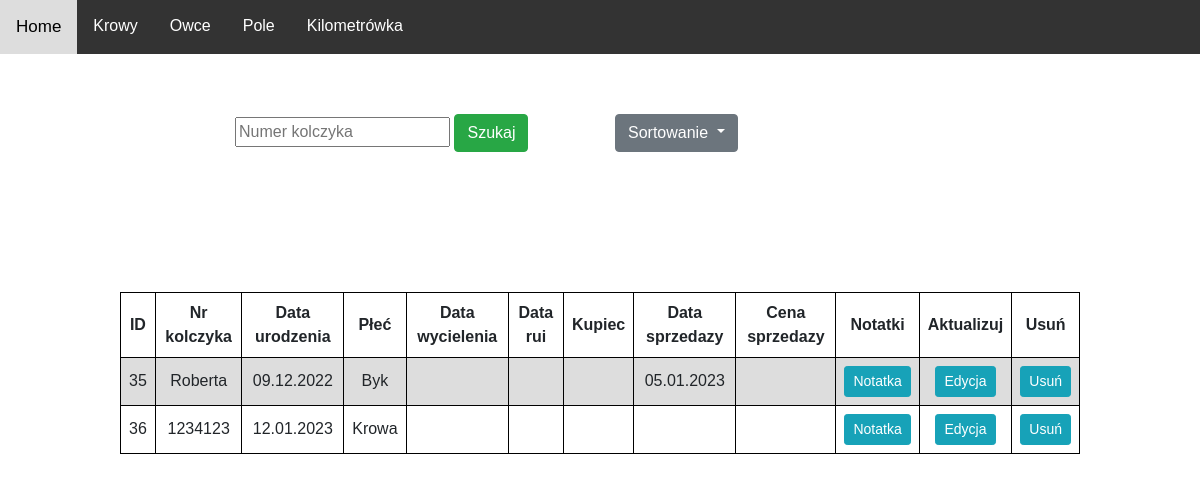
Page /cow/table/ on the committed database.
### Cows/models.py (models this page shows)
class Cow(models.Model):
    MALE = 'Byk'
    FEMALE = 'Krowa'
    SEX_CHOICES = [
        (MALE, 'Byk'),
        (FEMALE, 'Krowa'),
    ]
    earring_number = models.CharField(max_length=10, unique=True)
    birth_date = models.DateField()
    sex = models.CharField(max_length=5, choices=SEX_CHOICES)
    buyer = models.CharField(max_length=20, blank=True, null=True)
    sale_price = models.FloatField(blank=True, null=True)
    sale_date = models.DateField(blank=True, null=True, )
    calving_date = models.DateField(blank=True, null=True) #wycielenie
    estrus_date = models.DateField(blank=True, null=True) #ruja
    note = models.TextField(blank=True, max_length=1000, null=True)

### Cows/views.py (the view)
# urls.py: path('cow/table/', CowView.tableCow),
def tableCow(request):
    cows = Cow.objects.all()
    context = {
        'cows': cows,
    }
    return render(request, 'Cows/table.html', context)

### Cows/templates/Cows/table.html (shortened to what this page needs)
{% extends 'MainPage/main.html' %}
{% block content %}
<div class="container">
  <div class="row" style="margin-top:60px">
    <div class="col-md-4 offset-md-2" >
      <form action="/cow/search">
        <input type="text" name="earring_num" placeholder="Numer kolczyka">
        <button class="btn btn-success" type="submit">Szukaj</button>
      </form>
    </div>
    <div class="col-md-4" >
      <div class="dropdown" style="margin-bottom:40px" >
        <button class="btn btn-secondary dropdown-toggle" data-bs-toggle="dropdown" type="button" id="dropdownMenuButton" data-toggle="dropdown" aria-haspopup="true" aria-expanded="false">
          Sortowanie
        </button>
      </div>
    </div>
  </div>
</div>
<table class="center">
  <tr>
    <th>ID</th>
    <th>Nr kolczyka</th>
    <th>Data urodzenia</th>
    <th>Płeć</th>
    <th>Data wycielenia</th>
    <th>Data rui</th>
    <th>Kupiec</th>
    <th>Data sprzedazy</th>
    <th>Cena sprzedazy</th>
    <th>Notatki</th>
    <th>Aktualizuj</th>
    <th>Usuń</th>
  </tr>
  {% for k in cows %}
  <tr>
    <td>{{k.id}}</td>
    <td>{{k.earring_number}}</td>
    <td>{{k.birth_date|date:"d.m.Y"}}</td>
    <td>{{k.sex}}</td>
    <td>{{k.calving_date|date:"d.m.Y"}}</td>
    <td>{{k.estrus_date|date:"d.m.Y"}}</td>
    <td>{{k.buyer|default_if_none:''}}</td>
    <td>{{k.sale_date|date:"d.m.Y"}}</td>
    <td>{{k.sale_price|date:"d.m.Y"}}</td>
    <td><a class="btn btn-sm btn-info" href="{% url 'note' k.id %}">Notatka</a></td>
    <td><a class="btn btn-sm btn-info" href="{% url 'update' k.id %}">Edycja</a></td>
    <td><a class="btn btn-sm btn-info" href="{% url 'delete' k.id %}">Usuń</a></td>
  </tr>
  {% endfor %}
</table>
{% endblock %}

### MainPage/static/formating.css (style rules this page uses)
body { background-color: white; margin: 0; font-family: Arial, Helvetica, sans-serif; }
table { font-family: arial, sans-serif; border-collapse: collapse; width: 80%; }
table.center { position: relative; top: 100px; margin-left: auto; margin-right: auto; }
td, th { border: 1px solid black; text-align: center; padding: 8px; border-collapse: collapse; }
tr:nth-child(even) { background-color: #dddddd; }

### rows in the picture
Cow: id "35", earring_number "Roberta", birth_date "09.12.2022", sex "Byk", sale_date "05.01.2023"
Cow: id "36", earring_number "1234123", birth_date "12.01.2023", sex "Krowa"
